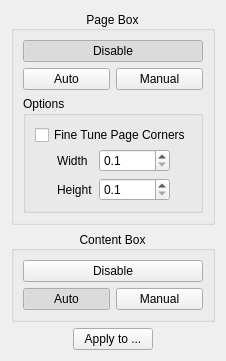
<?xml version="1.0" encoding="UTF-8"?>
<ui version="4.0">
 <class>select_content::OptionsWidget</class>
 <widget class="QWidget" name="select_content::OptionsWidget">
  <property name="geometry">
   <rect>
    <x>0</x>
    <y>0</y>
    <width>196</width>
    <height>339</height>
   </rect>
  </property>
  <property name="windowTitle">
   <string>Form</string>
  </property>
  <layout class="QVBoxLayout" name="verticalLayout_4">
   <item>
    <widget class="CollapsibleGroupBox" name="pageBoxGroup">
     <property name="title">
      <string>Page Box</string>
     </property>
     <property name="alignment">
      <set>Qt::AlignCenter</set>
     </property>
     <layout class="QGridLayout" name="gridLayout">
      <item row="0" column="0" colspan="2">
       <widget class="QPushButton" name="pageDetectDisableBtn">
        <property name="text">
         <string>Disable</string>
        </property>
        <property name="checkable">
         <bool>true</bool>
        </property>
        <property name="checked">
         <bool>true</bool>
        </property>
        <property name="autoExclusive">
         <bool>true</bool>
        </property>
       </widget>
      </item>
      <item row="1" column="0">
       <widget class="QPushButton" name="pageDetectAutoBtn">
        <property name="text">
         <string>Auto</string>
        </property>
        <property name="checkable">
         <bool>true</bool>
        </property>
        <property name="autoExclusive">
         <bool>true</bool>
        </property>
       </widget>
      </item>
      <item row="1" column="1">
       <widget class="QPushButton" name="pageDetectManualBtn">
        <property name="text">
         <string>Manual</string>
        </property>
        <property name="checkable">
         <bool>true</bool>
        </property>
        <property name="checked">
         <bool>false</bool>
        </property>
        <property name="autoExclusive">
         <bool>true</bool>
        </property>
       </widget>
      </item>
      <item row="2" column="0" colspan="2">
       <widget class="QGroupBox" name="pageDetectOptions">
        <property name="title">
         <string>Options</string>
        </property>
        <layout class="QVBoxLayout" name="verticalLayout_2">
         <property name="spacing">
          <number>4</number>
         </property>
         <property name="leftMargin">
          <number>9</number>
         </property>
         <property name="topMargin">
          <number>9</number>
         </property>
         <property name="rightMargin">
          <number>9</number>
         </property>
         <property name="bottomMargin">
          <number>9</number>
         </property>
         <item>
          <widget class="QCheckBox" name="fineTuneBtn">
           <property name="toolTip">
            <string>Shift with corners while they are in black. </string>
           </property>
           <property name="text">
            <string>Fine Tune Page Corners</string>
           </property>
          </widget>
         </item>
         <item>
          <widget class="QWidget" name="dimensionsWidget" native="true">
           <layout class="QHBoxLayout" name="horizontalLayout_2">
            <property name="leftMargin">
             <number>0</number>
            </property>
            <property name="topMargin">
             <number>0</number>
            </property>
            <property name="rightMargin">
             <number>0</number>
            </property>
            <property name="bottomMargin">
             <number>0</number>
            </property>
            <item>
             <spacer name="horizontalSpacer_3">
              <property name="orientation">
               <enum>Qt::Horizontal</enum>
              </property>
              <property name="sizeHint" stdset="0">
               <size>
                <width>1</width>
                <height>1</height>
               </size>
              </property>
             </spacer>
            </item>
            <item>
             <layout class="QGridLayout" name="gridLayout_3">
              <item row="0" column="0">
               <widget class="QLabel" name="label">
                <property name="text">
                 <string>Width</string>
                </property>
               </widget>
              </item>
              <item row="1" column="0">
               <widget class="QLabel" name="label_2">
                <property name="text">
                 <string>Height</string>
                </property>
               </widget>
              </item>
              <item row="1" column="1">
               <widget class="QDoubleSpinBox" name="heightSpinBox">
                <property name="decimals">
                 <number>1</number>
                </property>
                <property name="minimum">
                 <double>0.100000000000000</double>
                </property>
                <property name="maximum">
                 <double>99999.000000000000000</double>
                </property>
               </widget>
              </item>
              <item row="0" column="1">
               <widget class="QDoubleSpinBox" name="widthSpinBox">
                <property name="decimals">
                 <number>1</number>
                </property>
                <property name="minimum">
                 <double>0.100000000000000</double>
                </property>
                <property name="maximum">
                 <double>99999.000000000000000</double>
                </property>
               </widget>
              </item>
             </layout>
            </item>
            <item>
             <spacer name="horizontalSpacer">
              <property name="orientation">
               <enum>Qt::Horizontal</enum>
              </property>
              <property name="sizeHint" stdset="0">
               <size>
                <width>1</width>
                <height>1</height>
               </size>
              </property>
             </spacer>
            </item>
           </layout>
          </widget>
         </item>
        </layout>
       </widget>
      </item>
     </layout>
    </widget>
   </item>
   <item>
    <widget class="CollapsibleGroupBox" name="contentBoxGroup">
     <property name="title">
      <string>Content Box</string>
     </property>
     <property name="alignment">
      <set>Qt::AlignCenter</set>
     </property>
     <layout class="QGridLayout" name="gridLayout_2">
      <item row="1" column="1">
       <widget class="QPushButton" name="contentDetectAutoBtn">
        <property name="text">
         <string>Auto</string>
        </property>
        <property name="checkable">
         <bool>true</bool>
        </property>
        <property name="checked">
         <bool>true</bool>
        </property>
        <property name="autoExclusive">
         <bool>true</bool>
        </property>
       </widget>
      </item>
      <item row="0" column="1" colspan="2">
       <widget class="QPushButton" name="contentDetectDisableBtn">
        <property name="text">
         <string>Disable</string>
        </property>
        <property name="checkable">
         <bool>true</bool>
        </property>
        <property name="autoExclusive">
         <bool>true</bool>
        </property>
       </widget>
      </item>
      <item row="1" column="2">
       <widget class="QPushButton" name="contentDetectManualBtn">
        <property name="text">
         <string>Manual</string>
        </property>
        <property name="checkable">
         <bool>true</bool>
        </property>
        <property name="autoExclusive">
         <bool>true</bool>
        </property>
       </widget>
      </item>
     </layout>
    </widget>
   </item>
   <item>
    <layout class="QHBoxLayout">
     <item>
      <spacer>
       <property name="orientation">
        <enum>Qt::Horizontal</enum>
       </property>
       <property name="sizeHint" stdset="0">
        <size>
         <width>1</width>
         <height>1</height>
        </size>
       </property>
      </spacer>
     </item>
     <item>
      <widget class="QPushButton" name="applyToBtn">
       <property name="text">
        <string>Apply to ...</string>
       </property>
      </widget>
     </item>
     <item>
      <spacer>
       <property name="orientation">
        <enum>Qt::Horizontal</enum>
       </property>
       <property name="sizeHint" stdset="0">
        <size>
         <width>1</width>
         <height>1</height>
        </size>
       </property>
      </spacer>
     </item>
    </layout>
   </item>
   <item>
    <spacer name="verticalSpacer">
     <property name="orientation">
      <enum>Qt::Vertical</enum>
     </property>
     <property name="sizeHint" stdset="0">
      <size>
       <width>1</width>
       <height>1</height>
      </size>
     </property>
    </spacer>
   </item>
  </layout>
 </widget>
 <customwidgets>
  <customwidget>
   <class>CollapsibleGroupBox</class>
   <extends>QGroupBox</extends>
   <header location="global">CollapsibleGroupBox.h</header>
   <container>1</container>
  </customwidget>
 </customwidgets>
 <resources>
  <include location="../../resources/resources.qrc"/>
 </resources>
 <connections/>
</ui>
